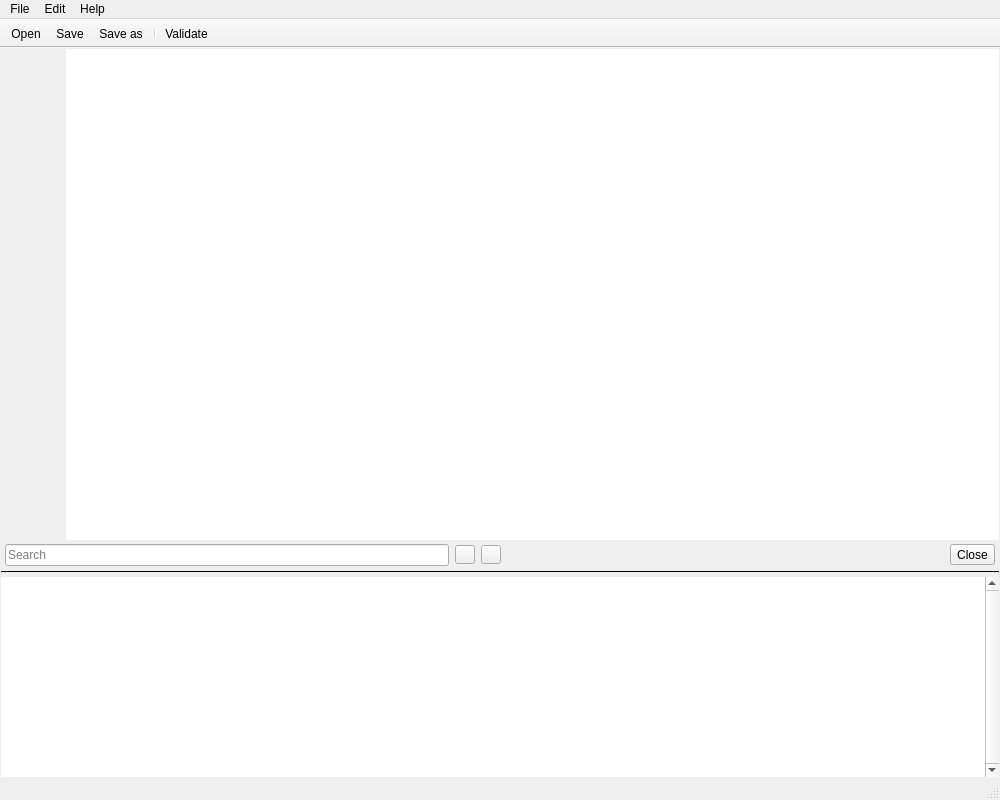
<?xml version="1.0" encoding="UTF-8"?>
<ui version="4.0">
 <class>MainWindow</class>
 <widget class="QMainWindow" name="MainWindow">
  <property name="geometry">
   <rect>
    <x>0</x>
    <y>0</y>
    <width>1000</width>
    <height>800</height>
   </rect>
  </property>
  <property name="minimumSize">
   <size>
    <width>1000</width>
    <height>800</height>
   </size>
  </property>
  <property name="windowTitle">
   <string>DNPM-Validator</string>
  </property>
  <property name="windowIcon">
   <iconset resource="icons.qrc">
    <normaloff>:/resources/logo.png</normaloff>:/resources/logo.png</iconset>
  </property>
  <widget class="QWidget" name="centralwidget">
   <layout class="QGridLayout" name="gridLayout">
    <property name="leftMargin">
     <number>1</number>
    </property>
    <property name="topMargin">
     <number>1</number>
    </property>
    <property name="rightMargin">
     <number>1</number>
    </property>
    <property name="bottomMargin">
     <number>1</number>
    </property>
    <item row="1" column="0">
     <layout class="QVBoxLayout" name="verticalLayout">
      <property name="spacing">
       <number>4</number>
      </property>
      <item>
       <layout class="QHBoxLayout" name="editorLayout">
        <property name="spacing">
         <number>1</number>
        </property>
        <item>
         <widget class="QPlainTextEdit" name="lineNumbers">
          <property name="enabled">
           <bool>false</bool>
          </property>
          <property name="sizePolicy">
           <sizepolicy hsizetype="Fixed" vsizetype="Expanding">
            <horstretch>0</horstretch>
            <verstretch>0</verstretch>
           </sizepolicy>
          </property>
          <property name="maximumSize">
           <size>
            <width>64</width>
            <height>16777215</height>
           </size>
          </property>
          <property name="contextMenuPolicy">
           <enum>Qt::ContextMenuPolicy::NoContextMenu</enum>
          </property>
          <property name="frameShape">
           <enum>QFrame::Shape::Box</enum>
          </property>
          <property name="frameShadow">
           <enum>QFrame::Shadow::Plain</enum>
          </property>
          <property name="lineWidth">
           <number>0</number>
          </property>
          <property name="verticalScrollBarPolicy">
           <enum>Qt::ScrollBarPolicy::ScrollBarAlwaysOff</enum>
          </property>
          <property name="horizontalScrollBarPolicy">
           <enum>Qt::ScrollBarPolicy::ScrollBarAlwaysOff</enum>
          </property>
          <property name="undoRedoEnabled">
           <bool>false</bool>
          </property>
          <property name="readOnly">
           <bool>true</bool>
          </property>
          <property name="textInteractionFlags">
           <set>Qt::TextInteractionFlag::NoTextInteraction</set>
          </property>
         </widget>
        </item>
        <item>
         <widget class="QPlainTextEdit" name="plainTextEdit">
          <property name="font">
           <font>
            <pointsize>10</pointsize>
           </font>
          </property>
          <property name="frameShape">
           <enum>QFrame::Shape::NoFrame</enum>
          </property>
          <property name="frameShadow">
           <enum>QFrame::Shadow::Plain</enum>
          </property>
          <property name="lineWidth">
           <number>0</number>
          </property>
          <property name="lineWrapMode">
           <enum>QPlainTextEdit::LineWrapMode::NoWrap</enum>
          </property>
         </widget>
        </item>
       </layout>
      </item>
      <item>
       <widget class="QWidget" name="findWidget" native="true">
        <property name="minimumSize">
         <size>
          <width>0</width>
          <height>0</height>
         </size>
        </property>
        <layout class="QGridLayout" name="gridLayout_2">
         <property name="leftMargin">
          <number>0</number>
         </property>
         <property name="topMargin">
          <number>0</number>
         </property>
         <property name="rightMargin">
          <number>0</number>
         </property>
         <property name="bottomMargin">
          <number>0</number>
         </property>
         <property name="spacing">
          <number>0</number>
         </property>
         <item row="0" column="0">
          <layout class="QHBoxLayout" name="horizontalLayout">
           <property name="spacing">
            <number>6</number>
           </property>
           <property name="leftMargin">
            <number>4</number>
           </property>
           <property name="rightMargin">
            <number>4</number>
           </property>
           <item>
            <widget class="QLineEdit" name="findLineEdit">
             <property name="placeholderText">
              <string>Search</string>
             </property>
             <property name="clearButtonEnabled">
              <bool>true</bool>
             </property>
            </widget>
           </item>
           <item>
            <widget class="QToolButton" name="findDownButton">
             <property name="text">
              <string/>
             </property>
             <property name="icon">
              <iconset theme="go-down" resource="icons.qrc">
               <normaloff>:/resources/go-down.png</normaloff>:/resources/go-down.png</iconset>
             </property>
             <property name="iconSize">
              <size>
               <width>12</width>
               <height>12</height>
              </size>
             </property>
            </widget>
           </item>
           <item>
            <widget class="QToolButton" name="findUpButton">
             <property name="text">
              <string/>
             </property>
             <property name="icon">
              <iconset theme="go-up" resource="icons.qrc">
               <normaloff>:/resources/go-up.png</normaloff>:/resources/go-up.png</iconset>
             </property>
             <property name="iconSize">
              <size>
               <width>12</width>
               <height>12</height>
              </size>
             </property>
            </widget>
           </item>
           <item>
            <spacer name="horizontalSpacer_2">
             <property name="orientation">
              <enum>Qt::Orientation::Horizontal</enum>
             </property>
             <property name="sizeType">
              <enum>QSizePolicy::Policy::Expanding</enum>
             </property>
             <property name="sizeHint" stdset="0">
              <size>
               <width>8</width>
               <height>20</height>
              </size>
             </property>
            </spacer>
           </item>
           <item>
            <widget class="QToolButton" name="findCloseButton">
             <property name="text">
              <string>Close</string>
             </property>
             <property name="icon">
              <iconset theme="window-close" resource="icons.qrc">
               <normaloff>:/resources/close.png</normaloff>:/resources/close.png</iconset>
             </property>
             <property name="iconSize">
              <size>
               <width>12</width>
               <height>12</height>
              </size>
             </property>
            </widget>
           </item>
          </layout>
         </item>
        </layout>
       </widget>
      </item>
      <item>
       <widget class="Line" name="line">
        <property name="frameShadow">
         <enum>QFrame::Shadow::Plain</enum>
        </property>
        <property name="orientation">
         <enum>Qt::Orientation::Horizontal</enum>
        </property>
       </widget>
      </item>
      <item>
       <widget class="QListWidget" name="errorListWidget">
        <property name="sizePolicy">
         <sizepolicy hsizetype="Minimum" vsizetype="Fixed">
          <horstretch>0</horstretch>
          <verstretch>0</verstretch>
         </sizepolicy>
        </property>
        <property name="minimumSize">
         <size>
          <width>0</width>
          <height>200</height>
         </size>
        </property>
        <property name="maximumSize">
         <size>
          <width>16777215</width>
          <height>200</height>
         </size>
        </property>
        <property name="font">
         <font>
          <pointsize>10</pointsize>
         </font>
        </property>
        <property name="frameShape">
         <enum>QFrame::Shape::NoFrame</enum>
        </property>
        <property name="frameShadow">
         <enum>QFrame::Shadow::Plain</enum>
        </property>
        <property name="lineWidth">
         <number>0</number>
        </property>
        <property name="verticalScrollBarPolicy">
         <enum>Qt::ScrollBarPolicy::ScrollBarAlwaysOn</enum>
        </property>
        <property name="horizontalScrollBarPolicy">
         <enum>Qt::ScrollBarPolicy::ScrollBarAsNeeded</enum>
        </property>
        <property name="sizeAdjustPolicy">
         <enum>QAbstractScrollArea::SizeAdjustPolicy::AdjustToContents</enum>
        </property>
        <property name="editTriggers">
         <set>QAbstractItemView::EditTrigger::CurrentChanged</set>
        </property>
        <property name="showDropIndicator" stdset="0">
         <bool>false</bool>
        </property>
        <property name="defaultDropAction">
         <enum>Qt::DropAction::IgnoreAction</enum>
        </property>
        <property name="alternatingRowColors">
         <bool>true</bool>
        </property>
        <property name="textElideMode">
         <enum>Qt::TextElideMode::ElideNone</enum>
        </property>
       </widget>
      </item>
     </layout>
    </item>
   </layout>
  </widget>
  <widget class="QMenuBar" name="menubar">
   <property name="geometry">
    <rect>
     <x>0</x>
     <y>0</y>
     <width>1000</width>
     <height>29</height>
    </rect>
   </property>
   <widget class="QMenu" name="menuFile">
    <property name="title">
     <string>File</string>
    </property>
    <addaction name="actionOpen"/>
    <addaction name="actionSave"/>
    <addaction name="actionSaveAs"/>
    <addaction name="separator"/>
    <addaction name="actionValidate"/>
   </widget>
   <widget class="QMenu" name="menuHelp">
    <property name="title">
     <string>Help</string>
    </property>
    <addaction name="actionAbout"/>
    <addaction name="actionAboutQt"/>
   </widget>
   <widget class="QMenu" name="menuEdit">
    <property name="title">
     <string>Edit</string>
    </property>
    <addaction name="actionFind"/>
    <addaction name="actionFindNext"/>
    <addaction name="actionFindPrevious"/>
    <addaction name="separator"/>
    <addaction name="actionReformatJson"/>
   </widget>
   <addaction name="menuFile"/>
   <addaction name="menuEdit"/>
   <addaction name="menuHelp"/>
  </widget>
  <widget class="QStatusBar" name="statusbar"/>
  <widget class="QToolBar" name="toolBar">
   <property name="sizePolicy">
    <sizepolicy hsizetype="Preferred" vsizetype="Fixed">
     <horstretch>0</horstretch>
     <verstretch>0</verstretch>
    </sizepolicy>
   </property>
   <property name="windowTitle">
    <string>toolBar</string>
   </property>
   <property name="movable">
    <bool>false</bool>
   </property>
   <property name="allowedAreas">
    <set>Qt::ToolBarArea::NoToolBarArea</set>
   </property>
   <property name="toolButtonStyle">
    <enum>Qt::ToolButtonStyle::ToolButtonFollowStyle</enum>
   </property>
   <property name="floatable">
    <bool>false</bool>
   </property>
   <attribute name="toolBarArea">
    <enum>TopToolBarArea</enum>
   </attribute>
   <attribute name="toolBarBreak">
    <bool>false</bool>
   </attribute>
   <addaction name="actionOpen"/>
   <addaction name="actionSave"/>
   <addaction name="actionSaveAs"/>
   <addaction name="separator"/>
   <addaction name="actionValidate"/>
  </widget>
  <action name="actionOpen">
   <property name="icon">
    <iconset theme="document-open" resource="icons.qrc">
     <normaloff>:/resources/document-open.png</normaloff>:/resources/document-open.png</iconset>
   </property>
   <property name="text">
    <string>Open</string>
   </property>
   <property name="toolTip">
    <string>Open JSON File</string>
   </property>
   <property name="shortcut">
    <string>Ctrl+O</string>
   </property>
   <property name="menuRole">
    <enum>QAction::MenuRole::NoRole</enum>
   </property>
  </action>
  <action name="actionSave">
   <property name="icon">
    <iconset theme="document-save" resource="icons.qrc">
     <normaloff>:/resources/document-save.png</normaloff>:/resources/document-save.png</iconset>
   </property>
   <property name="text">
    <string>Save</string>
   </property>
   <property name="toolTip">
    <string>Save JSON File</string>
   </property>
   <property name="shortcut">
    <string>Ctrl+S</string>
   </property>
   <property name="menuRole">
    <enum>QAction::MenuRole::NoRole</enum>
   </property>
  </action>
  <action name="actionSaveAs">
   <property name="icon">
    <iconset theme="document-save-as" resource="icons.qrc">
     <normaloff>:/resources/document-save-as.png</normaloff>:/resources/document-save-as.png</iconset>
   </property>
   <property name="text">
    <string>Save as</string>
   </property>
   <property name="toolTip">
    <string>Save JSON File as</string>
   </property>
   <property name="menuRole">
    <enum>QAction::MenuRole::NoRole</enum>
   </property>
  </action>
  <action name="actionValidate">
   <property name="icon">
    <iconset theme="applications-science" resource="icons.qrc">
     <normaloff>:/resources/applications-science.png</normaloff>:/resources/applications-science.png</iconset>
   </property>
   <property name="text">
    <string>Validate</string>
   </property>
   <property name="toolTip">
    <string>Validate JSON</string>
   </property>
   <property name="shortcut">
    <string>Alt+Shift+V</string>
   </property>
   <property name="menuRole">
    <enum>QAction::MenuRole::NoRole</enum>
   </property>
  </action>
  <action name="actionAbout">
   <property name="text">
    <string>About</string>
   </property>
   <property name="toolTip">
    <string>About</string>
   </property>
   <property name="menuRole">
    <enum>QAction::MenuRole::NoRole</enum>
   </property>
  </action>
  <action name="actionFind">
   <property name="icon">
    <iconset theme="edit-find" resource="icons.qrc">
     <normaloff>:/resources/find.png</normaloff>:/resources/find.png</iconset>
   </property>
   <property name="text">
    <string>Find</string>
   </property>
   <property name="shortcut">
    <string>Ctrl+F</string>
   </property>
  </action>
  <action name="actionFindNext">
   <property name="enabled">
    <bool>false</bool>
   </property>
   <property name="icon">
    <iconset theme="go-down" resource="icons.qrc">
     <normaloff>:/resources/go-down.png</normaloff>:/resources/go-down.png</iconset>
   </property>
   <property name="text">
    <string>Find next</string>
   </property>
   <property name="shortcut">
    <string>F3</string>
   </property>
  </action>
  <action name="actionFindPrevious">
   <property name="enabled">
    <bool>false</bool>
   </property>
   <property name="icon">
    <iconset theme="go-up" resource="icons.qrc">
     <normaloff>:/resources/go-up.png</normaloff>:/resources/go-up.png</iconset>
   </property>
   <property name="text">
    <string>Find previous</string>
   </property>
   <property name="shortcut">
    <string>Shift+F3</string>
   </property>
  </action>
  <action name="actionAboutQt">
   <property name="text">
    <string>About Qt</string>
   </property>
  </action>
  <action name="actionReformatJson">
   <property name="text">
    <string>Reformat JSON</string>
   </property>
   <property name="shortcut">
    <string>Alt+Shift+F</string>
   </property>
  </action>
 </widget>
 <resources>
  <include location="icons.qrc"/>
 </resources>
 <connections/>
</ui>
